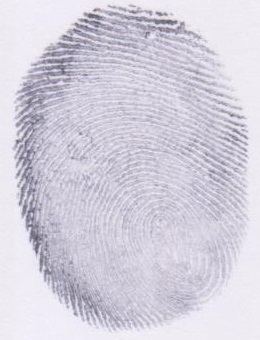
%> input picture ECE595_ThumbprintExperiment/Input/fp1.jpg, 260 x 340 px
$ octave thumbprint_match.m   (GNU Octave 9; MATLAB toolbox functions it lacks are replaced by stand-ins)
%> lines starting %> are read from the running program, lines starting %| are printed output that depends on the picture; in (x1, y1, x2, y2) boxes, pixels count from 0 and x2, y2 are one past the last pixel; in counts of white or black regions, pixels touching at a corner belong together; the program's own positions count from 1
clear, clc, close all
format short, format compact

%open the original image
fp = imread('fp1.JPG');
%> fp is the input picture: size 340x260x3 uint8; mean R, G, B 211.6, 208, 221
fp2 = imread('fp2.JPG');
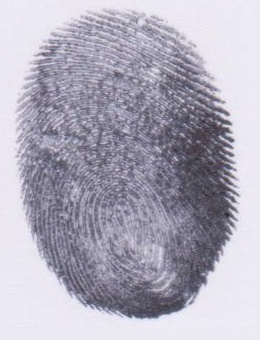
%> input picture ECE595_ThumbprintExperiment/Input/fp2.jpg, 260 x 340 px
%> fp2 is the input picture: size 340x260x3 uint8; mean R, G, B 174.4, 171.6, 186.3

%complements the image (for non BW images)
fp = imcomplement(fp);
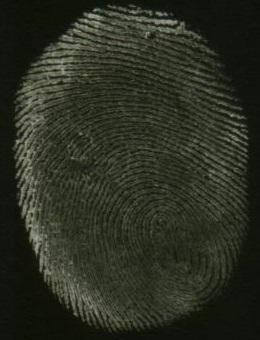
%> fp: size 340x260x3 uint8; mean R, G, B 43.4, 47, 34
fp2 = imcomplement(fp2);
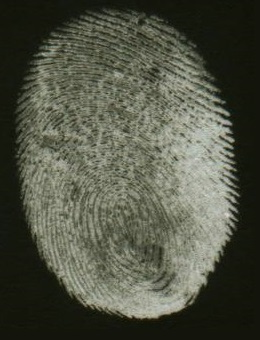
%> fp2: size 340x260x3 uint8; mean R, G, B 80.6, 83.4, 68.7

%convert to grayscale
test = rgb2gray(fp);
test2 = rgb2gray(fp2);

%convert to binary
bw = imbinarize(test);
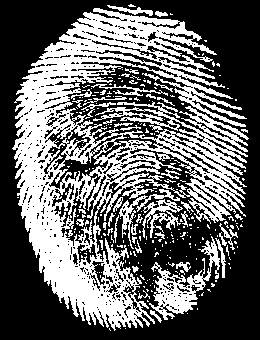
%> bw: size 340x260 logical; 39.4% white; 283 white regions (239 under 20 px), largest, box (x1, y1, x2, y2) and area: (12, 8, 248, 331) 28286, (149, 236, 220, 320) 1729, (179, 106, 249, 152) 716
bw2 = imbinarize(test2);
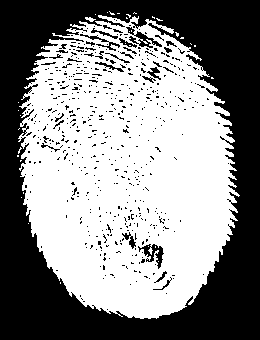
%> bw2: size 340x260 logical; 54.4% white; 539 black regions (512 under 20 px), largest, box (x1, y1, x2, y2) and area: (0, 0, 260, 340) 37121, (138, 244, 164, 269) 250, (126, 27, 162, 48) 238

%apply thinning
%> (the run ends here)
